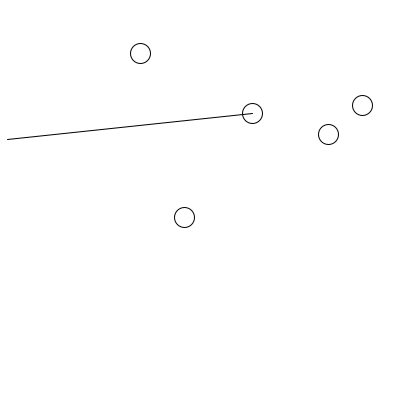
Frame 1 (no input)
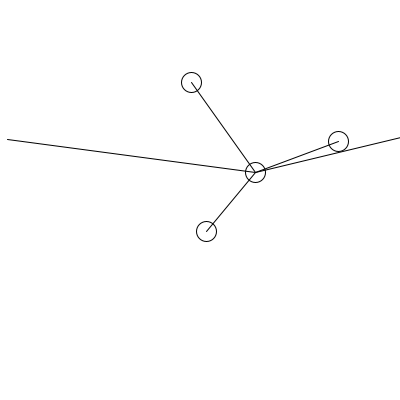
Frame 60 (the mouse pressed at the canvas centre just before this capture)
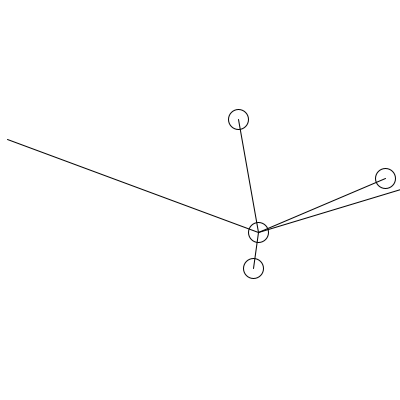
Frame 120 (the mouse held since frame 60 and released just before this capture)

The Processing sketch that drew these frames (run headless with seeded random() and noise(); from frame 60 on, the mouse is pressed at the canvas centre):

// Processing sketch: blobs
// ── blobs.pde
Blob[] blobs;
int numBlobs = 5;
int gloBlobId = 0;



class Blob {
  int blobId;
  SVector pos;
  SVector tgt;
  SVector tgtNorm;
  SVector tgtLine;
  int size = 20;
  boolean moving = false;
  Blob followBlob = null;
  boolean followMe = false;

  Blob () {
    blobId = ++gloBlobId;

    float x = (int)random(size, width - size);
    float y = (int)random(size, height - size);
    pos = new SVector(x, y);
    tgt = new SVector(x, y);
    tgtNorm = new SVector(0, 0);
    tgtLine = new SVector(0, 0);
  }
  void draw() {

    ellipse(pos.x, pos.y, size, size);
    if (moving) {
      line(pos.x, pos.y, tgtLine.x, tgtLine.y);
    }
  }

  void move() {
    int rnd = (int) random(1, 100);
    if (!followMe) {
      if (followBlob == null) {
        if (rnd < 5) {
          while (followBlob == null ) {
            int getBlob = (int) random(0, blobs.length);
            Blob b = blobs[getBlob];
            if (b.followMe) {
              followBlob = b;
              moving = true;
              tgt.x = followBlob.pos.x;
              tgt.y = followBlob.pos.y;
            }
          }
        }
      }
    } else if (!moving) {
      tgt.x = random(1, width);
      tgt.y = random(1, height);
      moving = true;
    }
    if (followMe) {
      if (pos.x + tgt.x >= width || pos.x + tgt.x <= size ) {
        tgt.x *= -1;
      } 
      if (pos.y + tgt.y >= height || pos.y + tgt.y <= size ) {
        tgt.y *= -1;
      }
    }
    if (followBlob != null) {
      tgt.x = followBlob.pos.x;
      tgt.y = followBlob.pos.y;
    }

    if (moving) {
      tgtNorm.x = tgt.x;
      tgtNorm.y = tgt.y;
      tgtNorm.normalise();
      tgtLine.x = tgt.x;
      tgtLine.y = tgt.y;
     
      pos.add(tgtNorm);
    }
  }

  void print() {
    println("Id: " + blobId+ "\tme:" + pos.x + "," + pos.y);
    println("\ttarget:" + tgt.x + "," + tgt.y);
    println("tgtVector: " + tgtNorm.x + "," + tgtNorm.y);
  }
}

void setup() {
  frameRate(30);
  size(400, 400);
  blobs = new Blob[numBlobs];


  for (int i = 0; i < blobs.length; i++) {
    Blob b = new Blob();
    blobs[i] = b;
  }
  blobs[0].followMe = true;
}

void draw() {
  background(255);
  boolean printDetails = false;
  if (frameCount % 25 == 0) {
    printDetails = true;
  }

  for (Blob b : blobs) {
    b.move();
    b.draw();
    if (printDetails) {
      b.print();
    }
  }
}


// ── SvectorClass.pde
class SVector {
  float x;
  float y;

  SVector (float x, float y) {
    this.x = x;
    this.y = y;
  }

  void add(SVector v) {
    x+= v.x;
    y+= v.y;
  }
  
  void sub(SVector v) {
    x -= v.x;
    y -= v.y;
  }
  
  void mult(float n) {
    x *= n;
    y *= n;
  }
  
  void div(float n) {
    x /= n;
    y /= n;
  }
  
  float mag() {
    return sqrt(x * x + y * y);
  }
  
  void normalise() {
    float m = mag();
    if (m != 0) {
      div(m);
    }
  }
  
  
}
